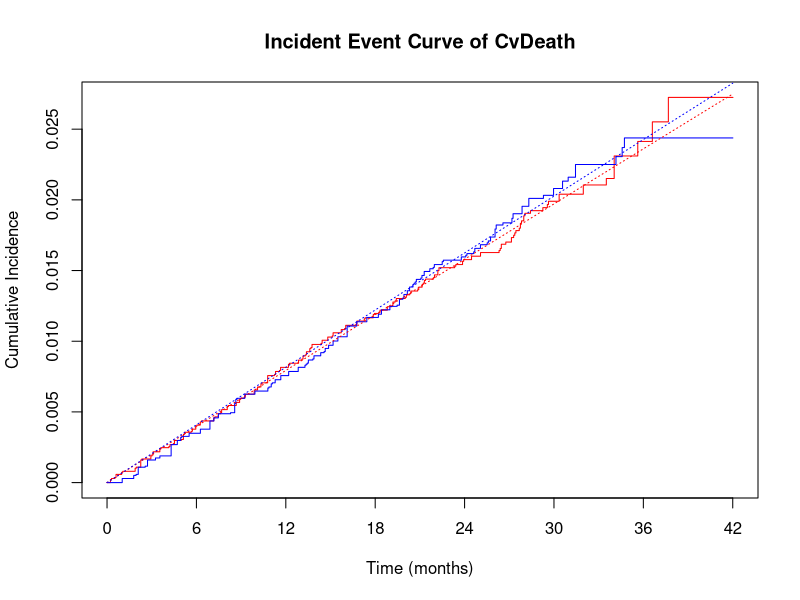
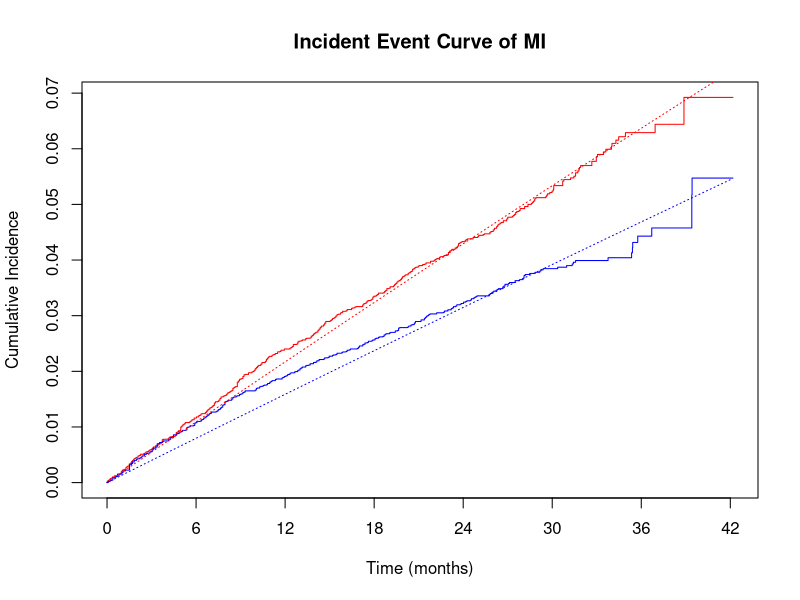
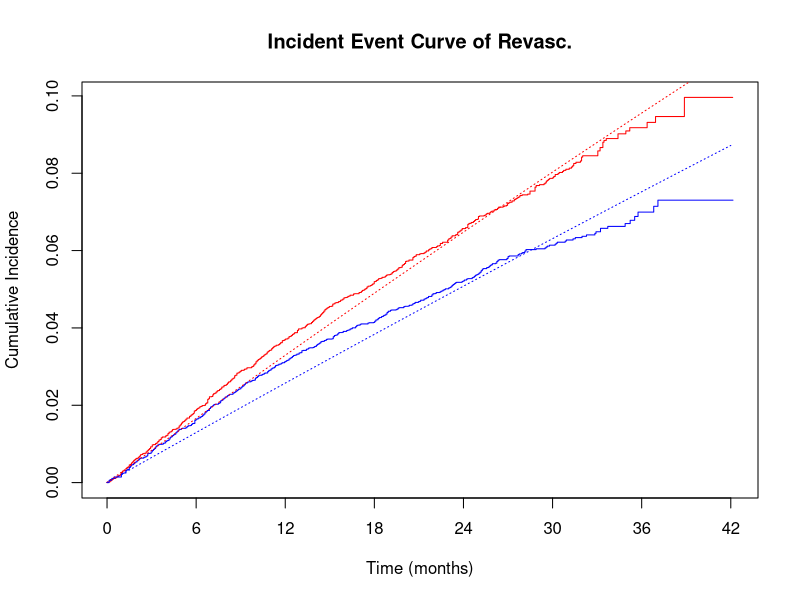
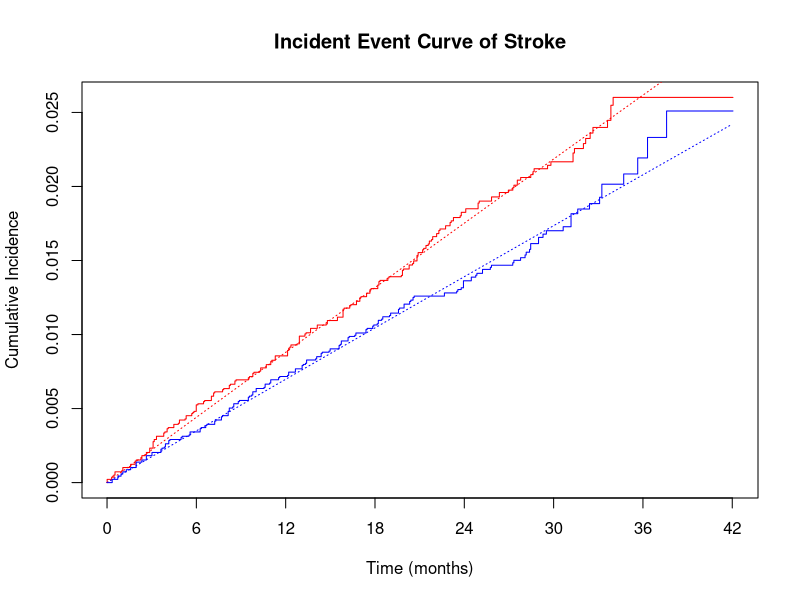
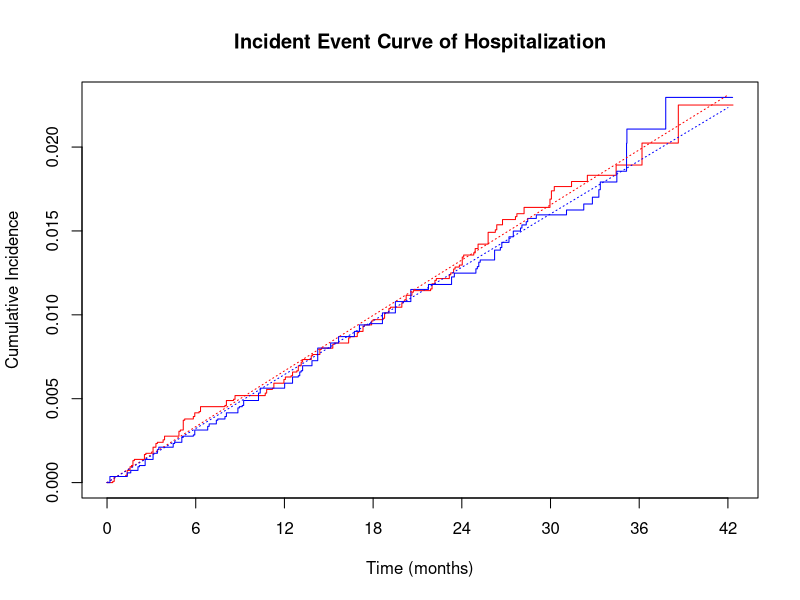
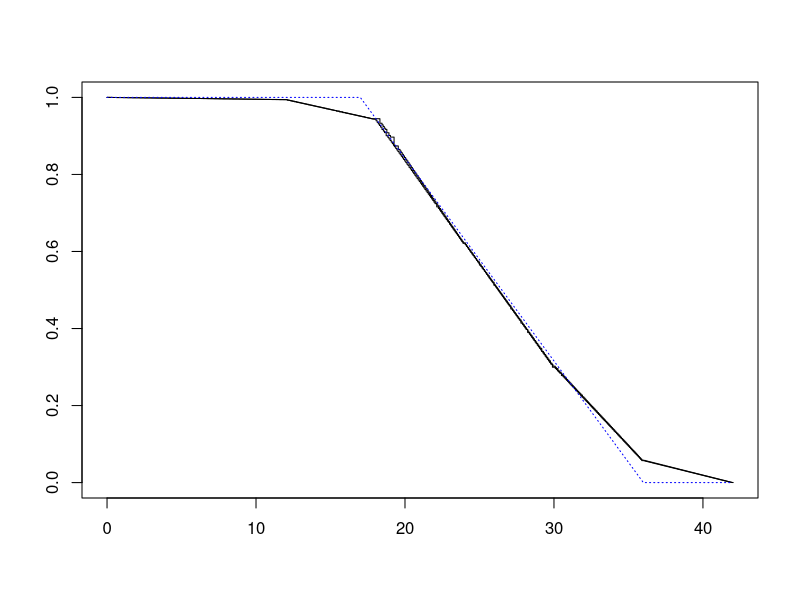

The R script that drew these images, in order:
library(tidyverse)
library(readxl)
library(survival)
library(writexl)

#####
## First: check whether we can reconstruct the original (incorrect!) one minus Kaplan-Meiers
#####
cvdeath <- read_excel("Reverse_Engine/Simulate/cvd_ipd.xlsx")
mi <- read_excel("Reverse_Engine/Simulate/mi_ipd.xlsx")
revas <- read_excel("Reverse_Engine/Simulate/revasc_ipd.xlsx")
stroke <- read_excel("Reverse_Engine/Simulate/stroke_ipd.xlsx")
hosp <- read_excel("Reverse_Engine/Simulate/hosp_ipd.xlsx")

## Also: check the numbers of events
cvd_event <- table(cvdeath$status, cvdeath$treat)[2,]
mi_event <- table(mi$status, mi$treat)[2,]
revas_event <- table(revas$status, revas$treat)[2,]
stroke_event <- table(stroke$status, stroke$treat)[2,]
hosp_event <- table(hosp$status, hosp$treat)[2,]
t(rbind(mi_event, revas_event,cvd_event,stroke_event,hosp_event))

#####
## Second: estimate constant hazard rates for each of the events
#####

# CV death 
tmp <- aggregate(cbind(time, status) ~ treat, data = cvdeath, sum)
tmp$rate <- tmp$status / tmp$time
tmp
tmp1 <- tmp
tseq <- seq(0, 42, by = 0.05)

# Plot cumulative incidence function
sf_cvd <- survfit(Surv(time, status) ~ treat, data = cvdeath)
plot(sf_cvd, fun = "event", col = c("red", "blue"), lwd = 1,
     xlab = "Time (months)", ylab = "Cumulative Incidence",
     main = "Incident Event Curve of CvDeath", xaxt = "n")
axis(1, at = c(0,6,12,18,24,30,36,42))
lines(tseq, 1 - exp(-tmp$rate[1] * tseq), type="l", col = "red", lty=3)
lines(tseq, 1 - exp(-tmp$rate[2] * tseq), type="l", col = "blue", lty=3)

# MI 
tmp <- aggregate(cbind(time, status) ~ treat, data = mi, sum)
tmp$rate <- tmp$status / tmp$time
tmp
tmp2 <- tmp
tseq <- seq(0, 42, by = 0.05)

# Plot cumulative incidence function
sf_mi <- survfit(Surv(time, status) ~ treat, data = mi)
plot(sf_mi, fun = "event", col = c("red", "blue"), lwd = 1,
     xlab = "Time (months)", ylab = "Cumulative Incidence",
     main = "Incident Event Curve of MI", xaxt = "n")
axis(1, at = c(0,6,12,18,24,30,36,42))
lines(tseq, 1 - exp(-tmp$rate[1] * tseq), type="l", col = "red", lty=3)
lines(tseq, 1 - exp(-tmp$rate[2] * tseq), type="l", col = "blue", lty=3)

# Revascularization 
tmp <- aggregate(cbind(time, status) ~ treat, data = revas, sum)
tmp$rate <- tmp$status / tmp$time
tmp
tmp3 <- tmp
tseq <- seq(0, 42, by = 0.05)

# Plot cumulative incidence function
sf_revas <- survfit(Surv(time, status) ~ treat, data = revas)
plot(sf_revas, fun = "event", col = c("red", "blue"), lwd = 1,
     xlab = "Time (months)", ylab = "Cumulative Incidence",
     main = "Incident Event Curve of Revasc.", xaxt = "n")
axis(1, at = c(0,6,12,18,24,30,36,42))
lines(tseq, 1 - exp(-tmp$rate[1] * tseq), type="l", col = "red", lty=3)
lines(tseq, 1 - exp(-tmp$rate[2] * tseq), type="l", col = "blue", lty=3)

# Stroke 
tmp <- aggregate(cbind(time, status) ~ treat, data = stroke, sum)
tmp$rate <- tmp$status / tmp$time
tmp
tmp4 <- tmp
tseq <- seq(0, 42, by = 0.05)

# Plot cumulative incidence function
sf_stroke <- survfit(Surv(time, status) ~ treat, data = stroke)
plot(sf_stroke, fun = "event", col = c("red", "blue"), lwd = 1,
     xlab = "Time (months)", ylab = "Cumulative Incidence",
     main = "Incident Event Curve of Stroke", xaxt = "n")
axis(1, at = c(0,6,12,18,24,30,36,42))
lines(tseq, 1 - exp(-tmp$rate[1] * tseq), type="l", col = "red", lty=3)
lines(tseq, 1 - exp(-tmp$rate[2] * tseq), type="l", col = "blue", lty=3)

# 5. Hospitalization
tmp <- aggregate(cbind(time, status) ~ treat, data = hosp, sum)
tmp$rate <- tmp$status / tmp$time
tmp
tmp5 <- tmp
tseq <- seq(0, 42, by = 0.05)

# Plot cumulative incidence function
sf_hosp <- survfit(Surv(time, status) ~ treat, data = hosp)
plot(sf_hosp, fun = "event", col = c("red", "blue"), lwd = 1,
     xlab = "Time (months)", ylab = "Cumulative Incidence",
     main = "Incident Event Curve of Hospitalization", xaxt = "n")
axis(1, at = c(0,6,12,18,24,30,36,42))
lines(tseq, 1 - exp(-tmp$rate[1] * tseq), type="l", col = "red", lty=3)
lines(tseq, 1 - exp(-tmp$rate[2] * tseq), type="l", col = "blue", lty=3)

####
## We also need a censoring distribution
####
sfcens <- survfit(Surv(time, status==0) ~ treat, data=cvdeath)
plot(sfcens)
# This suggests uniform censoring between 20 and 36 months
censseq <- punif(tseq, 17, 36, lower.tail = FALSE)
lines(tseq, censseq, type="l", col="blue", lty=3)

#####
## Third: generate data with multiple events under assumptions
#####

# Assume that for each of the events considered, the rate of first event is
# the estimated rate of event multiplied by an (as yet unknown) constant, called a
# by cause
a_cvd <- c(0.598, 12,  4, 5, 15)
a_mi <- c(0.636,  8,  4, 6, 8.5)
a_revas <- c(0.412, 13,  10, 20, 31)
a_stroke <- c(0.812,  3,  2,  4, 1.5)
a_hosp <- c(0.835,  9, 7, 12, 19.5)
# by time
#a1 <- c(0.585, 0.624, 0.4062, 0.8, 0.82)
#a2 <- c(12, 8, 13, 4, 9)
#a3 <- c(8, 4,  9,  1, 10)
#a4 <- c(14, 12, 20,  8, 30)
#a5 <- c(12.4, 15.0, 13.6, 10.0, 32.0)
# Also assume that for each event type, after an initial first event
# other than death, the event is double the first event rate
# maybe also need to assume another constant vector r for relapse chance 

# r <- c(1, 10, 10, 20, 20) 
# Now we are going to generate multiple events for each individual, according
# to these assumptions, re-estimate cumulative events and check with the original
# data

#
# Placebo
#
set.seed(2025)
n <- 13780
res <- matrix(NA, n, 11)
colnames(res) <- c("id", "time1",'type1',"time2",'type2',"time3",'type3',
                    "time4",'type4','time5',"type5")
res[, 1] <- 1:n
t1 <- rexp(n, rate = a_cvd[1] * tmp1$rate[1])
t2 <- rexp(n, rate = a_mi[1] * tmp2$rate[1])
t3 <- rexp(n, rate = a_revas[1] * tmp3$rate[1])
t4 <- rexp(n, rate = a_stroke[1] * tmp4$rate[1])
t5 <- rexp(n, rate = a_hosp[1] * tmp5$rate[1])
tnext <- pmin(t1, t2, t3, t4, t5)
dnext <- 1
dnext[tnext == t1] <- 1
dnext[tnext == t2] <- 2
dnext[tnext == t3] <- 3
dnext[tnext == t4] <- 4
dnext[tnext == t5] <- 5
res[, 2] <- tnext
res[, 3] <- dnext
whnext <- which(dnext > 1)
nnext <- length(whnext)

# After first event, generate second event, except if dnext = 1
t1 <- rexp(nnext, rate = a_cvd[2] * tmp1$rate[1])
t2 <- rexp(nnext, rate = a_mi[2] * tmp2$rate[1])
t3 <- rexp(nnext, rate = a_revas[2] * tmp3$rate[1])
t4 <- rexp(nnext, rate = a_stroke[2] * tmp4$rate[1])
t5 <- rexp(nnext, rate = a_hosp[2] * tmp5$rate[1])
tnext <- pmin(t1, t2, t3, t4, t5)
dnext <- 1
dnext[tnext == t1] <- 1
dnext[tnext == t2] <- 2
dnext[tnext == t3] <- 3
dnext[tnext == t4] <- 4
dnext[tnext == t5] <- 5
res[whnext, 4] <- res[whnext, 2] + tnext
res[whnext, 5] <- dnext
whnext <- whnext[dnext > 1]
nnext <- length(whnext)

# After second event, generate third event, except if dnext = 1
t1 <- rexp(nnext, rate = a_cvd[3] * tmp1$rate[1])
t2 <- rexp(nnext, rate = a_mi[3] * tmp2$rate[1])
t3 <- rexp(nnext, rate = a_revas[3] * tmp3$rate[1])
t4 <- rexp(nnext, rate = a_stroke[3] * tmp4$rate[1])
t5 <- rexp(nnext, rate = a_hosp[3] * tmp5$rate[1])
tnext <- pmin(t1, t2, t3, t4, t5)
dnext <- 1
dnext[tnext == t1] <- 1
dnext[tnext == t2] <- 2
dnext[tnext == t3] <- 3
dnext[tnext == t4] <- 4
dnext[tnext == t5] <- 5
res[whnext, 6] <- res[whnext, 4] + tnext
res[whnext, 7] <- dnext
whnext <- whnext[dnext > 1]
nnext <- length(whnext)

# After third event, generate fourth event, except if dnext = 1
t1 <- rexp(nnext, rate = a_cvd[4] * tmp1$rate[1])
t2 <- rexp(nnext, rate = a_mi[4] * tmp2$rate[1])
t3 <- rexp(nnext, rate = a_revas[4] * tmp3$rate[1])
t4 <- rexp(nnext, rate = a_stroke[4] * tmp4$rate[1])
t5 <- rexp(nnext, rate = a_hosp[4] * tmp5$rate[1])
tnext <- pmin(t1, t2, t3, t4, t5)
dnext <- 1
dnext[tnext == t1] <- 1
dnext[tnext == t2] <- 2
dnext[tnext == t3] <- 3
dnext[tnext == t4] <- 4
dnext[tnext == t5] <- 5
res[whnext, 8] <- res[whnext, 6] + tnext
res[whnext, 9] <- dnext
whnext <- whnext[dnext > 1]
nnext <- length(whnext)

# After fourth event, generate fifth (final) event, except if dnext = 1
t1 <- rexp(nnext, rate = a_cvd[5] * tmp1$rate[1])
t2 <- rexp(nnext, rate = a_mi[5] * tmp2$rate[1])
t3 <- rexp(nnext, rate = a_revas[5] * tmp3$rate[1])
t4 <- rexp(nnext, rate = a_stroke[5] * tmp4$rate[1])
t5 <- rexp(nnext, rate = a_hosp[5] * tmp5$rate[1])
tnext <- pmin(t1, t2, t3, t4, t5)
dnext <- 1
dnext[tnext == t1] <- 1
dnext[tnext == t2] <- 2
dnext[tnext == t3] <- 3
dnext[tnext == t4] <- 4
dnext[tnext == t5] <- 5
res[whnext, 10] <- res[whnext, 8] + tnext
res[whnext, 11] <- dnext

#####
## Fourth: Censor data
#####

#
# placebo
#

set.seed(2025)
ctime <- runif(n, 17, 36)
res <- cbind(res,ctime)
res <- data.frame(res)

# censor first event
res$type1 <- ifelse(res$time1 < ctime, res$type1, 0)
res$time1 <- ifelse(res$time1 > res$ctime, res$ctime, res$time1)
res[which(res$type1 == 0), 4:(ncol(res)-1)] <- NA
# censor second event
res$type2 <- ifelse(res$time2 < ctime, res$type2, 0)
res$time2 <- ifelse(res$time2 > res$ctime, res$ctime, res$time2)
res[which(res$type2 == 0), 6:(ncol(res)-1)] <- NA
# censor third event
res$type3 <- ifelse(res$time3 < ctime, res$type3, 0)
res$time3 <- ifelse(res$time3 > res$ctime, res$ctime, res$time3)
res[which(res$type3 == 0), 8:(ncol(res)-1)] <- NA
# censor fourth event
res$type4 <- ifelse(res$time4 < ctime, res$type4, 0)
res$time4 <- ifelse(res$time4 > res$ctime, res$ctime, res$time4)
res[which(res$type4 == 0), 10:(ncol(res)-1)] <- NA
# censor fifth event
res$type5 <- ifelse(res$time5 < ctime, res$type5, 0)
res$time5 <- ifelse(res$time5 > res$ctime, res$ctime, res$time5)

# number of events each time
n_1st <- sum(res$type1 > 0, na.rm = TRUE)
n_1st

n_2nd <- sum(res$type2 > 0, na.rm = TRUE)
n_2nd

n_3rd <- sum(res$type3 > 0, na.rm = TRUE)
n_3rd

n_4th <- sum(res$type4 > 0, na.rm = TRUE)
n_4th

n_5th <- sum(res$type5 > 0, na.rm = TRUE)
n_5th

n_total <- n_1st + n_2nd + n_3rd + n_4th + n_5th
n_total

# number of causes specific event frequencies
count_1st <- table(res$type1)
count_1st

count_2nd <- table(res$type2)
count_2nd

count_3rd <- table(res$type3)
count_3rd

count_4th <- table(res$type4)
count_4th

count_5th <- table(res$type5)
count_5th

write_xlsx(res,"censor_pla.xlsx")
#####
## Fifth: Extract Key counting numbers
#####

# Numbers from the clinical report
ncum_repo_pla <- c(240,639,965,262,239)
n1_repo_pla <- c(142,423,394,226,160)
n_event_repo_pla <- c(806,543,214)

# Numbers from simulation
n_multi <- c(1563-sum(count_1st[2:6]),757-sum(count_2nd[2:6]),214-sum(count_3rd[2:6]),178-sum(count_4th[2:6])-sum(count_5th[2:6]))
n_total_pla <- n_1st + n_2nd + n_3rd + n_4th + n_5th
n_1event_pla <- (n_1st + n_multi[1]) - (n_2nd + n_multi[2])
n_2event_pla <- (n_2nd + n_multi[2]) - (n_3rd + n_multi[3])
n_3pevent_pla <- n_3rd + n_multi[3]

n_events_sim = c(n_1event_pla,n_2event_pla,n_3pevent_pla)
count_sim <- rbind(count_1st,count_2nd, count_3rd,count_4th,count_5th)
count_cum_sim <- colSums(count_sim)

# output a comparison table
compare_pla <- data.frame(cumu_events = c(ncum_repo_pla,2345),
                          cumu_sim = c(count_cum_sim[2:6],sum(count_cum_sim[2:6])),
                          first_event = c(n1_repo_pla,1345),
                          first_sim = c(as.matrix(count_1st[2:6]),sum(count_1st[2:6])),
                          row.names = c("cvd", "mi", "revasc.","stroke", "hospital.","Total"))

compare_sub <- data.frame (report = n_event_repo_pla,
                           sim = n_events_sim,
                           row.names = c("subjets with 1 event", "subjets with 2 events", "subjets with 3+ event"))

